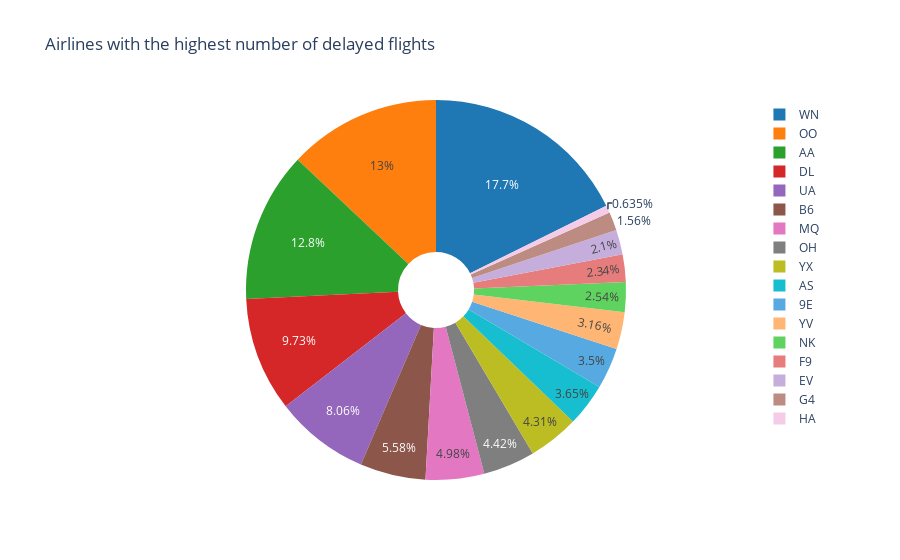

Notebook code cell kept with this figure:
### Code cell
plot3 = df.groupby('OP_CARRIER')['DEP_DEL15'].sum().sort_values()
fig = px.pie(names=plot3.index, values=list(map(int,plot3.values)),
              color_discrete_sequence =px.colors.qualitative.D3, hole=0.2, title='Airlines with the highest number of delayed flights')
fig.show()

### Figure 1 — Plotly figure (JSON) as saved in the notebook; plotly's stock layout.template omitted (floating-point values rounded to 4 significant figures)
{"data": [{"domain": {"x": [0, 1], "y": [0, 1]}, "hole": 0.2, "hovertemplate": "label=%{label}<br>value=%{value}<extra></extra>", "labels": ["HA", "G4", "EV", "F9", "NK", "YV", "9E", "AS", "YX", "OH", "MQ", "B6", "UA", "DL", "AA", "OO", "WN"], "legendgroup": "", "name": "", "showlegend": true, "type": "pie", "values": [1142, 2804, 3782, 4212, 4558, 5679, 6294, 6565, 7746, 7938, 8947, 10035, 14492, 17483, 22949, 23330, 31796]}], "layout": {"legend": {"tracegroupgap": 0}, "piecolorway": ["#1F77B4", "#FF7F0E", "#2CA02C", "#D62728", "#9467BD", "#8C564B", "#E377C2", "#7F7F7F", "#BCBD22", "#17BECF"], "title": {"text": "Airlines with the highest number of delayed flights"}}}
